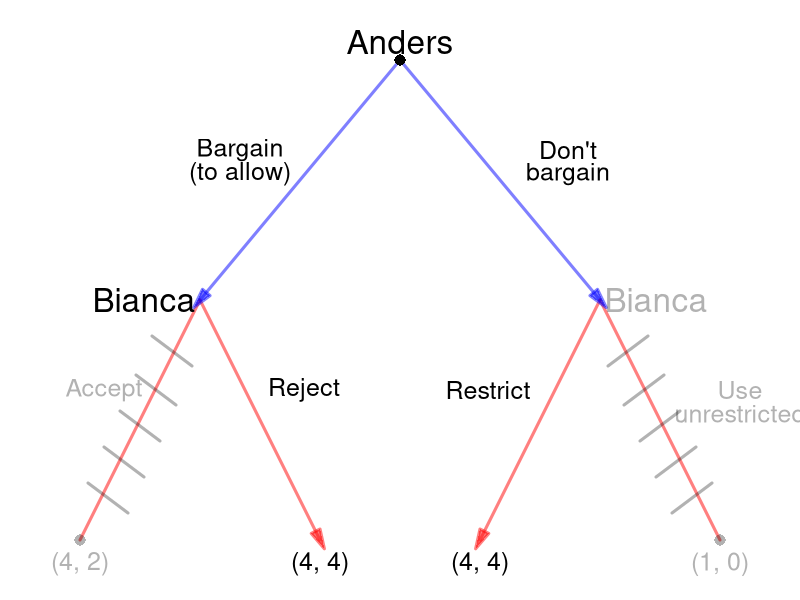

Here is the R script that generated this plot:
require(shape)
pdf(file = "what_can_markets_do/sequential_coase_restricted_solved.pdf", width = 9, height = 7)

#Set parameters for graphics
axislabelsize <- 1.5
labelsize <- 2
actionlabelsize <- 1.5
graphlinewidth <- 3
segmentlinewidth <- 2
nodesize <- 1.5
fadelevel <- 0.3

COL <- c("#7fc97f", "#beaed4", "#fdc086", "#ffff99", "#386cb0", "#f0027f", "#bf5b17", "#666666")
COLA <- c("#99d8c9","#66c2a4","#41ae76", "#238b45", "#005824")
COLB <- c("#4eb3d3", "#2b8cbe", "#0868ac","#084081")

par(mar =  c(0, 0, 0, 0))

xlims <- c(0, 10)
ylims <- c(0, 10)

npts <- 501 
x <- seq(xlims[1], xlims[2], length.out = npts)
y <- seq(ylims[1], ylims[2], length.out = npts) 

plot(0, 0, xlim = xlims, ylim = ylims, type = "n",
     xlab = expression(paste("")),
     ylab = expression(paste("")), 
     xaxt = "n", 
     yaxt = "n", 
     cex.lab = axislabelsize, 
     bty = "n",
     xaxs="i", 
     yaxs="i")

ticksy <- seq(from = 0, to = ylims[2], by = 2)
ylabels <- seq(from = 0, to = ylims[2], by = 2)
ticksx <- seq(from = 0, to = xlims[2], by = 2)
xlabels <- seq(from = 0, to = xlims[2], by = 2)

#segments(5, 9, 2.5, 5, lty = 1, col = rgb(0, 0, 1, 0.5), lwd = graphlinewidth)


#Branches for Bianca
#From Anders planting early
#Bianca plants early
#Arrows(2.5, 5, 1, 1, col = rgb(1, 0, 0, 0.5), lty = 1, lwd = 3, arr.type = "triangle")
segments(2.5, 5, 1, 1, lty = 1, col = rgb(1, 0, 0, 0.5), lwd = graphlinewidth)

#Bianca plants late
#segments(2.5, 5, 4, 1, lty = 1, col = rgb(1, 0, 0, fadelevel), lwd = graphlinewidth)
Arrows(2.5, 5, 4, 1, col = rgb(1, 0, 0, 0.5), lty = 1, lwd = 3, arr.type = "triangle")

#Branches for Anders
#Plant early
Arrows(5, 9, 2.5, 5, col = rgb(0, 0, 1, 0.5), lty = 1, lwd = 3, arr.type = "triangle")


#From Anders plants late
#Bianca plants early
#segments(7.5, 5, 6, 1, lty = 1, col = rgb(1, 0, 0, 0.5), lwd = graphlinewidth)
Arrows(7.5, 5, 6, 1, col = rgb(1, 0, 0, 0.5), lty = 1, lwd = 3, arr.type = "triangle")

#Bianca plants late
segments(7.5, 5, 9, 1, lty = 1, col = rgb(1, 0, 0, 0.5), lwd = graphlinewidth)

#Anders plays Don't Bargain
#segments(5, 9, 7.5, 5, lty = 1, col = rgb(0, 0, 1, fadelevel), lwd = graphlinewidth)
Arrows(5, 9, 7.5, 5, col = rgb(0, 0, 1, 0.5), lty = 1, lwd = 3, arr.type = "triangle")


#Initial node
points(5, 9, pch = 16, col = "black", cex = nodesize)

#P1 Nodes
#points(2.5, 5, pch = 16, col = "black", cex = nodesize)
#points(7.5, 5, pch = 16, col = rgb(0,0,0,fadelevel), cex = nodesize)

#P2 Terminal Nodes
points(1, 1, pch = 16, col = rgb(0,0,0,fadelevel), cex = nodesize)
#points(4, 1, pch = 16, col = rgb(0,0,0,fadelevel), cex = nodesize)
#points(6, 1, pch = 16, col = rgb(0,0,0,fadelevel), cex = nodesize)
points(9, 1, pch = 16, col = rgb(0,0,0,fadelevel), cex = nodesize)

text(5, 9.3, expression(paste("Anders")), cex = labelsize)
text(3, 7.5, expression(paste("Bargain")), cex = actionlabelsize)
text(3, 7.1, expression(paste("(to allow)")), cex = actionlabelsize)
text(7.1, 7.5, expression(paste("Don't")), cex = actionlabelsize)
text(7.1, 7.1, expression(paste("bargain")), cex = actionlabelsize)


text(1.8, 5, expression(paste("Bianca")), cex = labelsize)
text(1.3, 3.5, expression(paste("Accept")), cex = actionlabelsize, col = rgb(0,0,0,fadelevel))
#text(1.3, 3.1, expression(paste("early")), cex = actionlabelsize)
text(3.8, 3.5, expression(paste("Reject")), cex = actionlabelsize)
#text(3.8, 3.1, expression(paste("late")), cex = actionlabelsize, col = rgb(0,0,0,fadelevel))


text(8.2, 5, expression(paste("Bianca")), cex = labelsize, col = rgb(0,0,0,fadelevel))
text(6.1, 3.5, expression(paste("Restrict")), cex = actionlabelsize)
#text(6.1, 3.1, expression(paste("early")), cex = actionlabelsize, col = rgb(0,0,0,fadelevel))
text(9.25, 3.5, expression(paste("Use")), cex = actionlabelsize, col = rgb(0,0,0,fadelevel))
text(9.25, 3.1, expression(paste("unrestricted")), cex = actionlabelsize, col = rgb(0,0,0,fadelevel))

#Payoffs 
text(1, .6, expression("(4, 2)"), cex = actionlabelsize, col = rgb(0,0,0,fadelevel))
text(4, .6, expression("(4, 4)"), cex = actionlabelsize)
text(6, .6, expression("(4, 4)"), cex = actionlabelsize)
text(9, .6, expression("(1, 0)"), cex = actionlabelsize, col = rgb(0,0,0,fadelevel))

#Cutting branch plant late when A plants early
# segments(2.6, 3.9, 3.1, 4.4, lty = 1, col = rgb(0,0,0,fadelevel), lwd = graphlinewidth)
# segments(2.8, 3.25, 3.3, 3.75, lty = 1, col = rgb(0,0,0,fadelevel), lwd = graphlinewidth)
# segments(3, 2.65, 3.5, 3.15, lty = 1, col = rgb(0,0,0,fadelevel), lwd = graphlinewidth)
# segments(3.2, 2.05, 3.7, 2.55, lty = 1, col = rgb(0,0,0,fadelevel), lwd = graphlinewidth)
# segments(3.4, 1.45, 3.9, 1.95, lty = 1, col = rgb(0,0,0,fadelevel), lwd = graphlinewidth)


#Cutting branch plant late when A plants
# segments(7.4, 3.9, 6.9, 4.4, lty = 1, col = rgb(0,0,0,fadelevel), lwd = graphlinewidth)
# segments(7.2, 3.25, 6.7, 3.75, lty = 1, col = rgb(0,0,0,fadelevel), lwd = graphlinewidth)
# segments(7, 2.65, 6.5, 3.15, lty = 1, col = rgb(0,0,0,fadelevel), lwd = graphlinewidth)
# segments(6.8, 2.05, 6.3, 2.55, lty = 1, col = rgb(0,0,0,fadelevel), lwd = graphlinewidth)
# segments(6.6, 1.45, 6.1, 1.95, lty = 1, col = rgb(0,0,0,fadelevel), lwd = graphlinewidth)

#Cutting branch plant late for A given B's actions
# segments(5.25, 7.9, 5.75, 8.4, lty = 1, col = rgb(0,0,0,fadelevel), lwd = graphlinewidth)
# segments(5.65, 7.3, 6.15, 7.8, lty = 1, col = rgb(0,0,0,fadelevel), lwd = graphlinewidth)
# segments(6.05, 6.7, 6.55, 7.2, lty = 1, col = rgb(0,0,0,fadelevel), lwd = graphlinewidth)
# segments(6.45, 6.1, 6.95, 6.6, lty = 1, col = rgb(0,0,0,fadelevel), lwd = graphlinewidth)
# segments(6.85, 5.5, 7.35, 6, lty = 1, col = rgb(0,0,0,fadelevel), lwd = graphlinewidth)



#Cutting branch plant late when A plants early
segments(7.6, 3.9, 8.1, 4.4, lty = 1, col = rgb(0,0,0,fadelevel), lwd = graphlinewidth)
segments(7.8, 3.25, 8.3, 3.75, lty = 1, col = rgb(0,0,0,fadelevel), lwd = graphlinewidth)
segments(8, 2.65, 8.5, 3.15, lty = 1, col = rgb(0,0,0,fadelevel), lwd = graphlinewidth)
segments(8.2, 2.05, 8.7, 2.55, lty = 1, col = rgb(0,0,0,fadelevel), lwd = graphlinewidth)
segments(8.4, 1.45, 8.9, 1.95, lty = 1, col = rgb(0,0,0,fadelevel), lwd = graphlinewidth)



#Cutting branch plant late when A plants
segments(2.4, 3.9, 1.9, 4.4, lty = 1, col = rgb(0,0,0,fadelevel), lwd = graphlinewidth)
segments(2.2, 3.25, 1.7, 3.75, lty = 1, col = rgb(0,0,0,fadelevel), lwd = graphlinewidth)
segments(2, 2.65, 1.5, 3.15, lty = 1, col = rgb(0,0,0,fadelevel), lwd = graphlinewidth)
segments(1.8, 2.05, 1.3, 2.55, lty = 1, col = rgb(0,0,0,fadelevel), lwd = graphlinewidth)
segments(1.6, 1.45, 1.1, 1.95, lty = 1, col = rgb(0,0,0,fadelevel), lwd = graphlinewidth)


dev.off()
